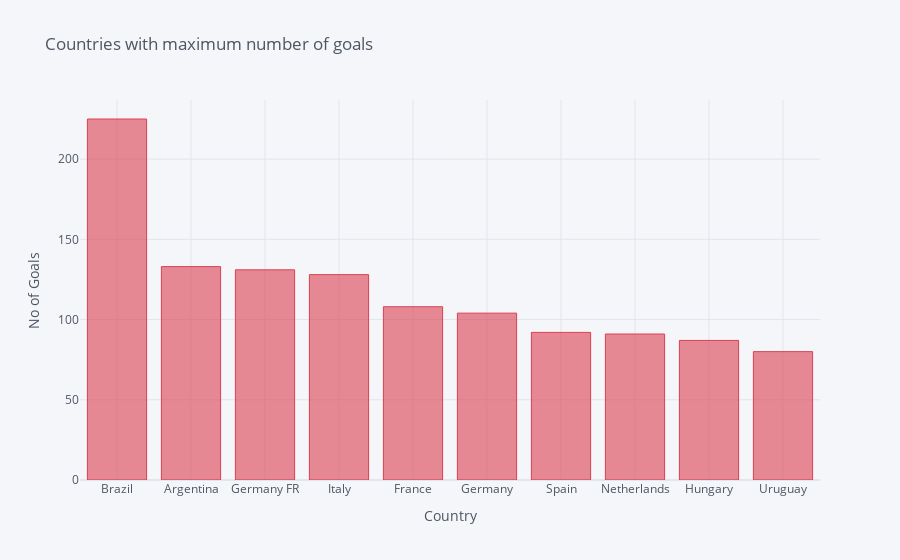

Here is the notebook cell this chart was saved with:
### Code cell
final_data.iplot(kind='bar',yTitle='No of Goals',title='Countries with maximum number of goals',colors='red',xTitle='Country')

### Figure 1 — Plotly figure (JSON) as saved in the notebook; plotly's stock layout.template omitted (floating-point values rounded to 4 significant figures)
{"data": [{"marker": {"color": "rgba(219, 64, 82, 0.6)", "line": {"color": "rgba(219, 64, 82, 1.0)", "width": 1}}, "name": "Goals", "orientation": "v", "text": "", "type": "bar", "x": ["Brazil", "Argentina", "Germany FR", "Italy", "France", "Germany", "Spain", "Netherlands", "Hungary", "Uruguay"], "y": [225, 133, 131, 128, 108, 104, 92, 91, 87, 80]}], "layout": {"legend": {"bgcolor": "#F5F6F9", "font": {"color": "#4D5663"}}, "paper_bgcolor": "#F5F6F9", "plot_bgcolor": "#F5F6F9", "title": {"font": {"color": "#4D5663"}, "text": "Countries with maximum number of goals"}, "xaxis": {"gridcolor": "#E1E5ED", "showgrid": true, "tickfont": {"color": "#4D5663"}, "title": {"font": {"color": "#4D5663"}, "text": "Country"}, "zerolinecolor": "#E1E5ED"}, "yaxis": {"gridcolor": "#E1E5ED", "showgrid": true, "tickfont": {"color": "#4D5663"}, "title": {"font": {"color": "#4D5663"}, "text": "No of Goals"}, "zerolinecolor": "#E1E5ED"}}}
